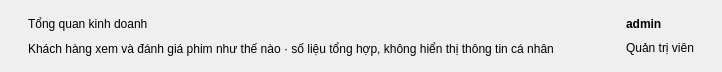
        <widget class="QFrame" name="frameHeader">
         <property name="minimumSize">
          <size>
           <width>0</width>
           <height>72</height>
          </size>
         </property>
         <property name="maximumSize">
          <size>
           <width>16777215</width>
           <height>72</height>
          </size>
         </property>
         <layout class="QHBoxLayout" name="horizontalLayoutHeader">
          <property name="spacing">
           <number>10</number>
          </property>
          <property name="leftMargin">
           <number>28</number>
          </property>
          <property name="topMargin">
           <number>12</number>
          </property>
          <property name="rightMargin">
           <number>28</number>
          </property>
          <property name="bottomMargin">
           <number>12</number>
          </property>
          <item>
           <layout class="QVBoxLayout" name="verticalLayoutPageTitle">
            <property name="spacing">
             <number>2</number>
            </property>
            <property name="leftMargin">
             <number>0</number>
            </property>
            <property name="topMargin">
             <number>0</number>
            </property>
            <property name="rightMargin">
             <number>0</number>
            </property>
            <property name="bottomMargin">
             <number>0</number>
            </property>
            <item>
             <widget class="QLabel" name="labelPageTitle">
              <property name="text">
               <string>Tổng quan kinh doanh</string>
              </property>
              <property name="role" stdset="0">
               <string notr="true">pageTitle</string>
              </property>
             </widget>
            </item>
            <item>
             <widget class="QLabel" name="labelPageSub">
              <property name="text">
               <string>Khách hàng xem và đánh giá phim như thế nào · số liệu tổng hợp, không hiển thị thông tin cá nhân</string>
              </property>
              <property name="role" stdset="0">
               <string notr="true">muted</string>
              </property>
             </widget>
            </item>
           </layout>
          </item>
          <item>
           <spacer name="horizontalSpacer">
            <property name="orientation">
             <enum>Qt::Horizontal</enum>
            </property>
            <property name="sizeHint" stdset="0">
             <size>
              <width>20</width>
              <height>20</height>
             </size>
            </property>
           </spacer>
          </item>
          <item>
           <widget class="QLabel" name="labelAvatar">
            <property name="minimumSize">
             <size>
              <width>32</width>
              <height>32</height>
             </size>
            </property>
            <property name="maximumSize">
             <size>
              <width>32</width>
              <height>32</height>
             </size>
            </property>
            <property name="text">
             <string />
            </property>
            <property name="pixmap">
             <pixmap>../images/ic_avatar_dark.png</pixmap>
            </property>
            <property name="scaledContents">
             <bool>true</bool>
            </property>
           </widget>
          </item>
          <item>
           <layout class="QVBoxLayout" name="verticalLayoutAdmin">
            <property name="spacing">
             <number>0</number>
            </property>
            <property name="leftMargin">
             <number>0</number>
            </property>
            <property name="topMargin">
             <number>0</number>
            </property>
            <property name="rightMargin">
             <number>0</number>
            </property>
            <property name="bottomMargin">
             <number>0</number>
            </property>
            <item>
             <widget class="QLabel" name="labelAdminName">
              <property name="text">
               <string>admin</string>
              </property>
              <property name="styleSheet">
               <string notr="true">font-weight: 700;</string>
              </property>
             </widget>
            </item>
            <item>
             <widget class="QLabel" name="labelAdminRole">
              <property name="text">
               <string>Quản trị viên</string>
              </property>
              <property name="role" stdset="0">
               <string notr="true">muted</string>
              </property>
             </widget>
            </item>
           </layout>
          </item>
         </layout>
        </widget>
